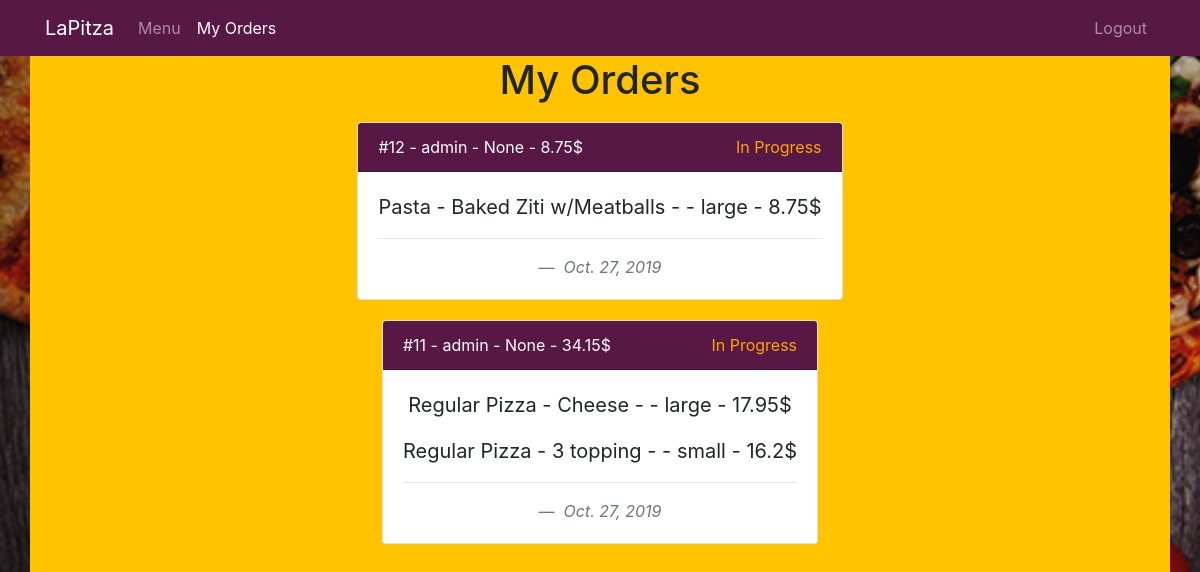
Page /user_orders (signed in) on the earlier database version.
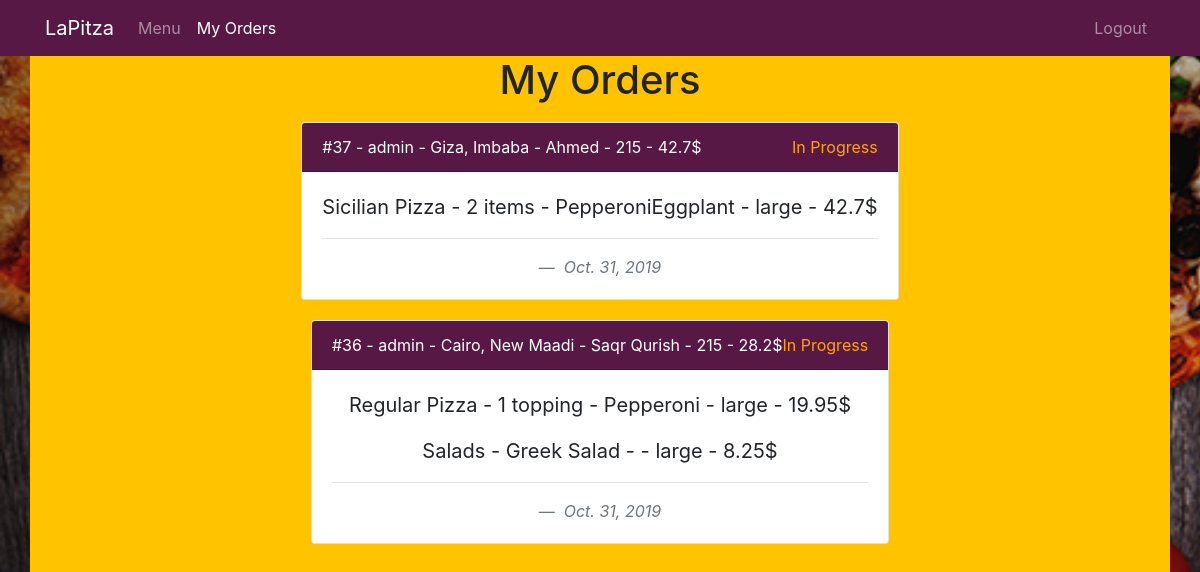
Same page on the later database version.
### pizza/models.py (models this page shows, shortened)
class Order(models.Model):
    user = models.ForeignKey(User, on_delete=models.CASCADE)
    address = models.ForeignKey(Address, on_delete=models.SET_NULL, null=True)
    total_price = models.FloatField()
    status = models.ForeignKey(Status, on_delete=models.CASCADE, default=1)
    date = models.DateField(default=datetime.now)

class Status(models.Model):
    status = models.CharField(max_length=64)
    class Meta:
        verbose_name_plural = "Status"

class Order_Item(models.Model):
    order = models.ForeignKey(Order, on_delete=models.CASCADE)
    food = models.ForeignKey(Food, on_delete=models.SET_NULL, null=True)
    size = models.CharField(max_length=24)
    price = models.FloatField()
    toppings = models.CharField(max_length=128, blank=True)

class Food(models.Model):
    name = models.CharField(max_length=64)
    small = models.FloatField(default=0)
    large = models.FloatField(default=0)
    toppings = models.IntegerField(default=0)
    type = models.ForeignKey(Type, on_delete=models.CASCADE)
    def __str__(self):
        return f'{self.type} - {self.name}'

class Type(models.Model):
    name = models.CharField(max_length=64)
    def __str__(self):
        return f'{self.name}'

class Address(models.Model):
    user = models.ForeignKey(User, on_delete=models.CASCADE)
    city =  models.CharField(max_length=24)
    district =  models.CharField(max_length=24)
    street =  models.CharField(max_length=24)
    building_num =  models.CharField(max_length=24)
    phone = PhoneNumberField()
    class Meta:
        verbose_name_plural = "Addresses"
    def __str__(self):
        return f'{self.city}, {self.district} - {self.street} - {self.building_num}'

### pizza/views.py (the view)
# urls.py: path('user_orders', views.user_orders, name='user_orders'),
@login_required
def user_orders(request):
    user = User.objects.get(pk=request.user.id)
    order_groups = Order.objects.filter(user=user).order_by('-id')
    orders=[]
    for order in order_groups:
        order_items = Order_Item.objects.filter(order=order).all()
        new_order = {'order_group':order, 'orders':order_items}
        orders.append(new_order)
    context = {
        'orders':orders,
        'title': 'My Orders'
    }
    return render(request, 'pizza/user_orders.html', context=context)

### pizza/templates/pizza/user_orders.html (shortened to what this page needs)
{% extends 'pizza/layout.html' %}
{% block head %}
  {% load static %}
{% endblock %}
{% block content %}
  <nav class="navbar navbar-expand-sm navbar-dark bg-lapitza">
    <div class="container">
      <a class="navbar-brand" href="{% url 'home' %}">LaPitza</a>
      <div class="collapse navbar-collapse" id="navbarSupportedContent">
       <ul class="navbar-nav mr-auto">
         <li class="nav-item">
           <a class="nav-link" href="{% url 'menu' %}">Menu<span class="sr-only">(current)</span></a>
         </li>
         <li class="nav-item active">
           <a class="nav-link " href="{% url 'user_orders' %}">My Orders</a>
         </li>
       </ul>
       <ul class="navbar-nav ml-auto">
         <li class="nav-item">
           <a class="nav-link" href="{% url 'logout' %}">Logout</a>
         </li>
       </ul>
      </div>
    </div>
  </nav>
  <div class="container menu-container">
    <div class="row justify-content-md-center align-items-center">
      <h1>My Orders</h1>
    </div>
    {% for order in orders %}
    <div class="row justify-content-md-center align-items-center">
      <div class="col-sm-auto col-center text-center">
        <div style="margin:10px" class="card">
          <div style="background:#581845 !important; color:white;" class="card-header">
            <div class="d-flex justify-content-between">
              <div class="">
                #{{order.order_group.id}} - {{order.order_group.user}} - {{order.order_group.address}} - {{order.order_group.total_price}}$
              </div>
              <div class="">
                {% if order.order_group.status.status == 'Done' %}
                  <span style="color:green;">{{order.order_group.status.status}}</span>
                {% else %}
                  <span style="color:orange;">{{order.order_group.status.status}}</span>
                {% endif %}
              </div>
            </div>
          </div>
          <div class="card-body">
            <blockquote class="blockquote mb-0">
              {% for order_item in order.orders %}
                <p>{{ order_item.food }} -
                  {{ order_item.toppings }} - {{ order_item.size }} - {{ order_item.price }}$
                </p>
              {% endfor %}
              <hr>
              <footer class="blockquote-footer"> <cite title="Source Title">{{order.order_group.date}}</cite></footer>
            </blockquote>
          </div>
        </div>
      </div>
    </div>
    {% endfor %}
  </div>
{% endblock %}

### pizza/templates/pizza/layout.html (shortened to what this page needs)
<!DOCTYPE html>
<html lang="en" dir="ltr">
  <head>
    {% load static %}
    <link rel="stylesheet" href="{% static 'pizza/stylesheets/main.css' %}">
    <link rel="stylesheet" href="https://stackpath.bootstrapcdn.com/bootstrap/4.3.1/css/bootstrap.min.css">
  </head>
  <body>
    {% block content %}
    {% endblock %}
  </body>
</html>

### pizza/static/pizza/stylesheets/main.css (style rules this page uses)
body { background: url("../imgs/pizza-background.png") no-repeat; background-size: cover; }
.menu-container { background: #FFC300 !important; width: 100vw; min-height: 100vh; }
.bg-lapitza { background-color: #581845 !important; }

Differences in the rows shown:
removed Order: order_group.id "12", order_group.user "admin", order_group.address "None", order_group.total_price "8.75", order_group.status.status "In Progress", order_group "Oct. 27, 2019"
removed Order_Item: food "Pasta - Baked Ziti w/Meatballs", size "large", price "8.75", shown under "12"
removed Order: order_group.id "11", order_group.user "admin", order_group.address "None", order_group.total_price "34.15", order_group.status.status "In Progress", order_group "Oct. 27, 2019"
removed Order_Item: food "Regular Pizza - Cheese", size "large", price "17.95", shown under "11"
removed Order_Item: food "Regular Pizza - 3 topping", size "small", price "16.2", shown under "11"
added Order: order_group.id "37", order_group.user "admin", order_group.address "Giza, Imbaba - Ahmed - 215", order_group.total_price "42.7", order_group.status.status "In Progress", order_group "Oct. 31, 2019"
added Order_Item: food "Sicilian Pizza - 2 items", toppings "PepperoniEggplant", size "large", price "42.7", shown under "37"
added Order: order_group.id "36", order_group.user "admin", order_group.address "Cairo, New Maadi - Saqr Qurish - 215", order_group.total_price "28.2", order_group.status.status "In Progress", order_group "Oct. 31, 2019"
added Order_Item: food "Regular Pizza - 1 topping", toppings "Pepperoni", size "large", price "19.95", shown under "36"
added Order_Item: food "Salads - Greek Salad", size "large", price "8.25", shown under "36"
